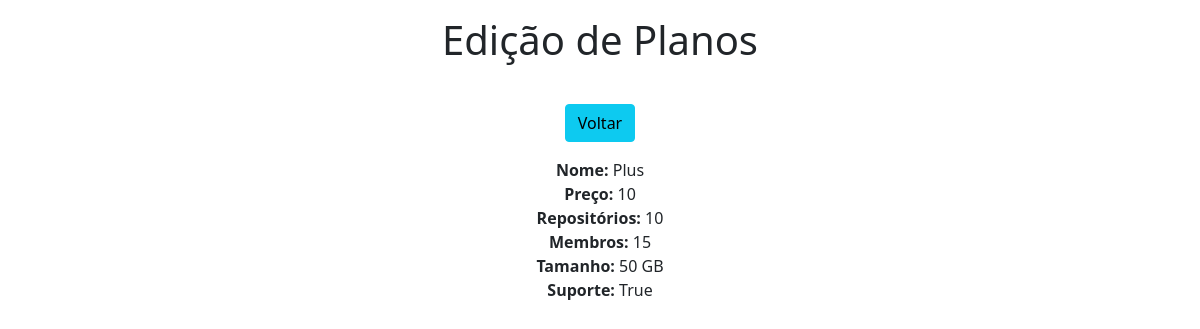
The app's page /view/9/ with its own data.
### app/models.py (models this page shows)
class Planos(models.Model):
    nome = models.CharField(max_length=30)
    preco = models.IntegerField()
    repositorios = models.IntegerField()
    membros = models.IntegerField()
    tamanho = models.CharField(max_length=30)
    suporte = models.BooleanField(default=False)

### app/views.py (the view)
# urls.py: path('view/<int:pk>/', view, name='view'),
def view(request, pk):
    data = {}
    data['db'] = Planos.objects.get(pk=pk)
    return render(request, 'view.html', data)

### app/templates/view.html (shortened to what this page needs)
<!DOCTYPE html>
<html lang="en">
<head>
    <link href="https://cdn.jsdelivr.net/npm/bootstrap@5.1.3/dist/css/bootstrap.min.css" rel="stylesheet">
</head>
<body>
    <div class="col-8 m-auto pt-3 pb-2 text-center">
         <h1>Edição de Planos</h1>
    </div>
    <div class="col-8 m-auto pt-4 pb-2 text-center">
         <a href="/table/" class="btn btn-info">Voltar</a>
    </div>
    <div class="col-8 m-auto pt-2 pb-2 text-center">
        <strong>Nome: </strong>{{db.nome}}<br>
        <strong>Preço: </strong>{{db.preco}}<br>
        <strong>Repositórios: </strong>{{db.repositorios}}<br>
        <strong>Membros: </strong>{{db.membros}}<br>
        <strong>Tamanho: </strong>{{db.tamanho}}<br>
        <strong>Suporte: </strong>{{db.suporte}}<br>
    </div>
</body>
</html>

### records on screen
Planos: nome "Plus", preco "10", repositorios "10", membros "15", tamanho "50 GB", suporte "True"
